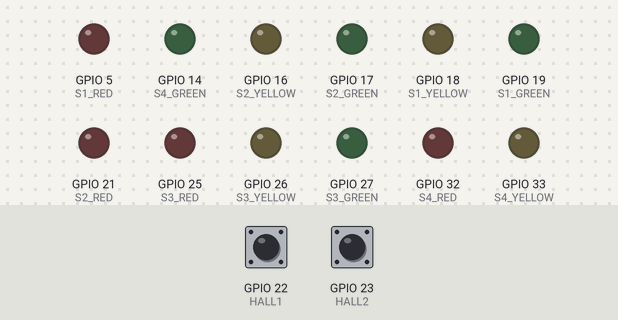
A sketch run on a simulated ESP32. Parts: output pins drawn as LEDs (lit = HIGH). Inputs (shaded band) come from the test bench; at power-on: GPIO 22 (HALL1) HIGH, GPIO 23 (HALL2) HIGH. WiFi joins after 1.5 s; servers stay silent unless stated; uploads are accepted with an empty reply; random numbers use the default seed unless the sketch sets one; no MQTT or app messages arrive unless stated; what the sketch prints to the serial monitor is not drawn.

Above: at 0.1 s.
At 2.9 s:
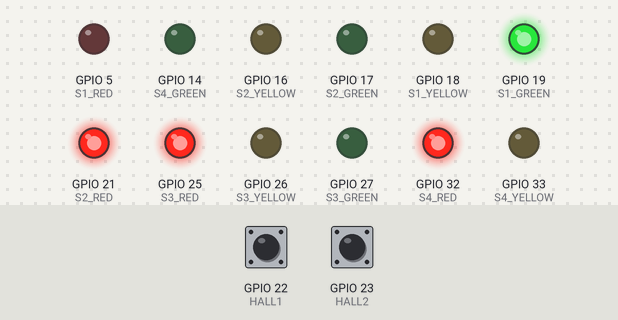
3.0 s: GPIO 22 (HALL1) pulled LOW for 0.15 s
At 3.5 s:
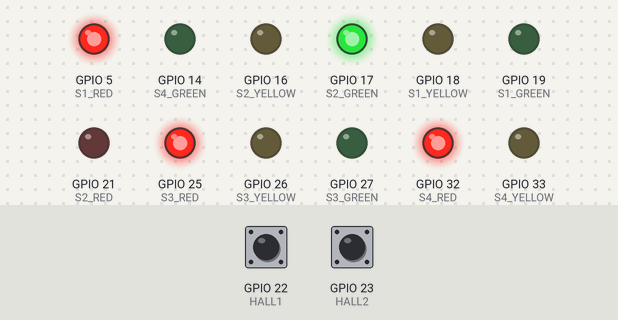
Timing chart, 0 to 42.5 s (numbered marks = the images above; inputs shaded):
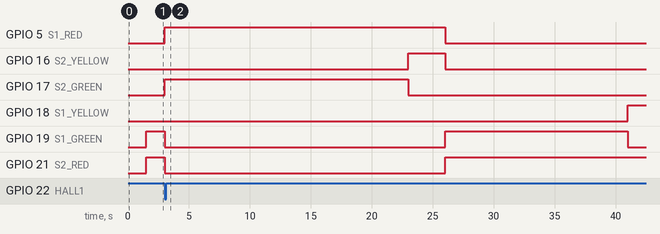

The sketch:

traffic_unit.ino
```cpp
/* SMART TRAFFIC CONTROLLER - FINAL PRODUCTION VERSION
   ---------------------------------------------------
   - Normal Cycle: S1 -> S2 -> S3 -> S4 (15s Green, 3s Yellow)
   - Ambulance Override: Force S2 Green for 20s
   - Resume Logic: Returns to the interrupted signal after ambulance clears
   - Hardware: ESP32, 4 Traffic Signals, 2 Hall Sensors, MQTT, Firebase
*/

#include <WiFi.h>
#include <PubSubClient.h>
#include <WiFiClientSecure.h>
#include <HTTPClient.h>

// ==========================================
// 1. CONFIGURATION & PINS
// ==========================================

const char* ssid = "Dhanush";
const char* password = "samsungm";

const char* mqtt_server = "broker.hivemq.com";
const char* firebase_base = "https://iot-ambulance-traffic-default-rtdb.asia-southeast1.firebasedatabase.app";

// --- TRAFFIC LIGHT PINS ---
// Signal 1
#define S1_RED    5
#define S1_YELLOW 18
#define S1_GREEN  19
// Signal 2 (Ambulance Lane)
#define S2_RED    21
#define S2_YELLOW 16
#define S2_GREEN  17
// Signal 3
#define S3_RED    25
#define S3_YELLOW 26
#define S3_GREEN  27
// Signal 4
#define S4_RED    32
#define S4_YELLOW 33
#define S4_GREEN  14

// --- SENSOR PINS ---
#define HALL1 22
#define HALL2 23  // WARNING: If this pin is stuck LOW, change to Pin 23 or 15!

// --- TIMING CONFIG (Milliseconds) ---
const unsigned long T_GREEN = 15000;    // 15 Seconds Normal Green
const unsigned long T_YELLOW = 3000;    // 3 Seconds Yellow
const unsigned long T_AMB_HOLD = 20000; // 20 Seconds Ambulance Green

// ==========================================
// 2. GLOBAL VARIABLES
// ==========================================

WiFiClient mqttNet;
PubSubClient mqttClient(mqttNet);
WiFiClientSecure fbClient;

// System States
enum SystemMode { MODE_NORMAL, MODE_AMBULANCE, MODE_RECOVERY };
SystemMode currentMode = MODE_NORMAL;

enum TrafficLightState { LIGHT_GREEN, LIGHT_YELLOW };
TrafficLightState lightState = LIGHT_GREEN;

int activeSignal = 1;       // Currently active signal (1-4)
int interruptedSignal = 1;  // To remember where we were before ambulance
unsigned long cycleStartTime = 0;
unsigned long ambulanceTimer = 0;

// Optimization to prevent spamming WiFi
int lastPublishedSig = -1;
String lastPublishedColor = "";

// ==========================================
// 3. HARDWARE HELPERS
// ==========================================

// Turn OFF all lights to prevent collisions
void setAllRed() {
  digitalWrite(S1_RED, HIGH); digitalWrite(S1_YELLOW, LOW); digitalWrite(S1_GREEN, LOW);
  digitalWrite(S2_RED, HIGH); digitalWrite(S2_YELLOW, LOW); digitalWrite(S2_GREEN, LOW);
  digitalWrite(S3_RED, HIGH); digitalWrite(S3_YELLOW, LOW); digitalWrite(S3_GREEN, LOW);
  digitalWrite(S4_RED, HIGH); digitalWrite(S4_YELLOW, LOW); digitalWrite(S4_GREEN, LOW);
}

// Send data to Firebase
void sendFirebase(int sig, String state) {
  if (WiFi.status() != WL_CONNECTED) return;
  HTTPClient http;
  fbClient.setInsecure();
  String url = String(firebase_base) + "/traffic/signal" + String(sig) + ".json";
  http.begin(fbClient, url);
  http.addHeader("Content-Type", "application/json");
  String json = "{\"state\":\"" + state + "\",\"timestamp\":" + String(millis()) + "}";
  http.PUT(json);
  http.end();
}

// Control a specific signal
void setSignal(int sig, String color) {
  // Check duplicates to save WiFi bandwidth
  if (sig == lastPublishedSig && color == lastPublishedColor) return;
  lastPublishedSig = sig;
  lastPublishedColor = color;

  setAllRed(); // Safety Reset

  int r, y, g;
  switch (sig) {
    case 1: r=S1_RED; y=S1_YELLOW; g=S1_GREEN; break;
    case 2: r=S2_RED; y=S2_YELLOW; g=S2_GREEN; break;
    case 3: r=S3_RED; y=S3_YELLOW; g=S3_GREEN; break;
    case 4: r=S4_RED; y=S4_YELLOW; g=S4_GREEN; break;
    default: return;
  }

  // Apply State
  if (color == "GREEN") {
    digitalWrite(g, HIGH); digitalWrite(y, LOW); digitalWrite(r, LOW);
  } else if (color == "YELLOW") {
    digitalWrite(g, LOW); digitalWrite(y, HIGH); digitalWrite(r, LOW);
  } else { // RED
    digitalWrite(g, LOW); digitalWrite(y, LOW); digitalWrite(r, HIGH);
  }

  // Publish
  if (mqttClient.connected()) {
    mqttClient.publish("traffic/status", ("Signal " + String(sig) + " " + color).c_str());
  }
  sendFirebase(sig, color);
}

void advanceSignal() {
  activeSignal++;
  if (activeSignal > 4) activeSignal = 1;
}

// ==========================================
// 4. SETUP
// ==========================================

void setup() {
  Serial.begin(115200);

  // Pin Modes
  pinMode(HALL1, INPUT_PULLUP);
  pinMode(HALL2, INPUT_PULLUP);

  pinMode(S1_RED, OUTPUT); pinMode(S1_YELLOW, OUTPUT); pinMode(S1_GREEN, OUTPUT);
  pinMode(S2_RED, OUTPUT); pinMode(S2_YELLOW, OUTPUT); pinMode(S2_GREEN, OUTPUT);
  pinMode(S3_RED, OUTPUT); pinMode(S3_YELLOW, OUTPUT); pinMode(S3_GREEN, OUTPUT);
  pinMode(S4_RED, OUTPUT); pinMode(S4_YELLOW, OUTPUT); pinMode(S4_GREEN, OUTPUT);

  // WiFi
  Serial.print("Connecting to WiFi");
  WiFi.begin(ssid, password);
  while (WiFi.status() != WL_CONNECTED) {
    delay(500); Serial.print(".");
  }
  Serial.println(" Connected!");

  // Server Setup
  mqttClient.setServer(mqtt_server, 1883);
  fbClient.setInsecure();

  // Initial State: Signal 1 Green
  setSignal(1, "GREEN");
  activeSignal = 1;
  cycleStartTime = millis();
}

// ==========================================
// 5. MAIN LOOP
// ==========================================

void loop() {
  // MQTT Keep-Alive
  if (!mqttClient.connected()) {
    if (mqttClient.connect(("TRAFFIC_" + String(random(999))).c_str())) {
      mqttClient.subscribe("traffic/command");
    }
  }
  mqttClient.loop();

  unsigned long now = millis();

  // Read Sensors (Active LOW)
  bool isAmbulance = (digitalRead(HALL1) == LOW || digitalRead(HALL2) == LOW);

  // Debug Print (Every 1 sec)
  if (now % 1000 < 20) {
    Serial.print("MODE: "); Serial.print(currentMode);
    Serial.print(" | Sig: "); Serial.print(activeSignal);
    Serial.print(" | Sensors: ");
    Serial.print(digitalRead(HALL1)); Serial.print("/"); Serial.println(digitalRead(HALL2));
  }

  // ------------------------------------
  // STATE 1: DETECT AMBULANCE
  // ------------------------------------
  if (isAmbulance && currentMode == MODE_NORMAL) {
    Serial.println("🚨 AMBULANCE DETECTED! Saving state & Switching to Signal 2.");

    interruptedSignal = activeSignal; // Remember where we were
    currentMode = MODE_AMBULANCE;
    ambulanceTimer = now;

    setSignal(2, "GREEN"); // Force Ambulance Lane Green
    return;
  }

  // ------------------------------------
  // STATE 2: AMBULANCE OVERRIDE
  // ------------------------------------
  if (currentMode == MODE_AMBULANCE) {
    // If ambulance is still there, keep resetting the 20s timer
    if (isAmbulance) {
      ambulanceTimer = now;
    }

    // Exit Condition: Ambulance Gone AND 20s passed
    if (!isAmbulance && (now - ambulanceTimer > T_AMB_HOLD)) {
      Serial.println("✅ AMBULANCE CLEARED. Transitioning to Recovery.");
      currentMode = MODE_RECOVERY;
      cycleStartTime = now;
      setSignal(2, "YELLOW"); // Safety Transition
    }
    return;
  }

  // ------------------------------------
  // STATE 3: RECOVERY (Yellow Light)
  // ------------------------------------
  if (currentMode == MODE_RECOVERY) {
    // Wait 3 seconds for Signal 2 Yellow to finish
    if (now - cycleStartTime > T_YELLOW) {
      Serial.print("🔄 RESUMING CYCLE AT SIGNAL: ");
      Serial.println(interruptedSignal);

      currentMode = MODE_NORMAL;

      // Resume the interrupted signal
      activeSignal = interruptedSignal;
      lightState = LIGHT_GREEN;

      setSignal(activeSignal, "GREEN");
      cycleStartTime = now; // Give it a full green cycle
    }
    return;
  }

  // ------------------------------------
  // STATE 4: NORMAL TRAFFIC CYCLE
  // ------------------------------------
  if (currentMode == MODE_NORMAL) {

    // Green Phase logic
    if (lightState == LIGHT_GREEN) {
      if (now - cycleStartTime > T_GREEN) {
        lightState = LIGHT_YELLOW;
        setSignal(activeSignal, "YELLOW");
        cycleStartTime = now;
      }
    }
    // Yellow Phase logic
    else if (lightState == LIGHT_YELLOW) {
      if (now - cycleStartTime > T_YELLOW) {
        advanceSignal(); // Move 1->2->3->4->1
        lightState = LIGHT_GREEN;
        setSignal(activeSignal, "GREEN");
        cycleStartTime = now;
      }
    }
  }

  delay(20); // Stability Delay
}
```
